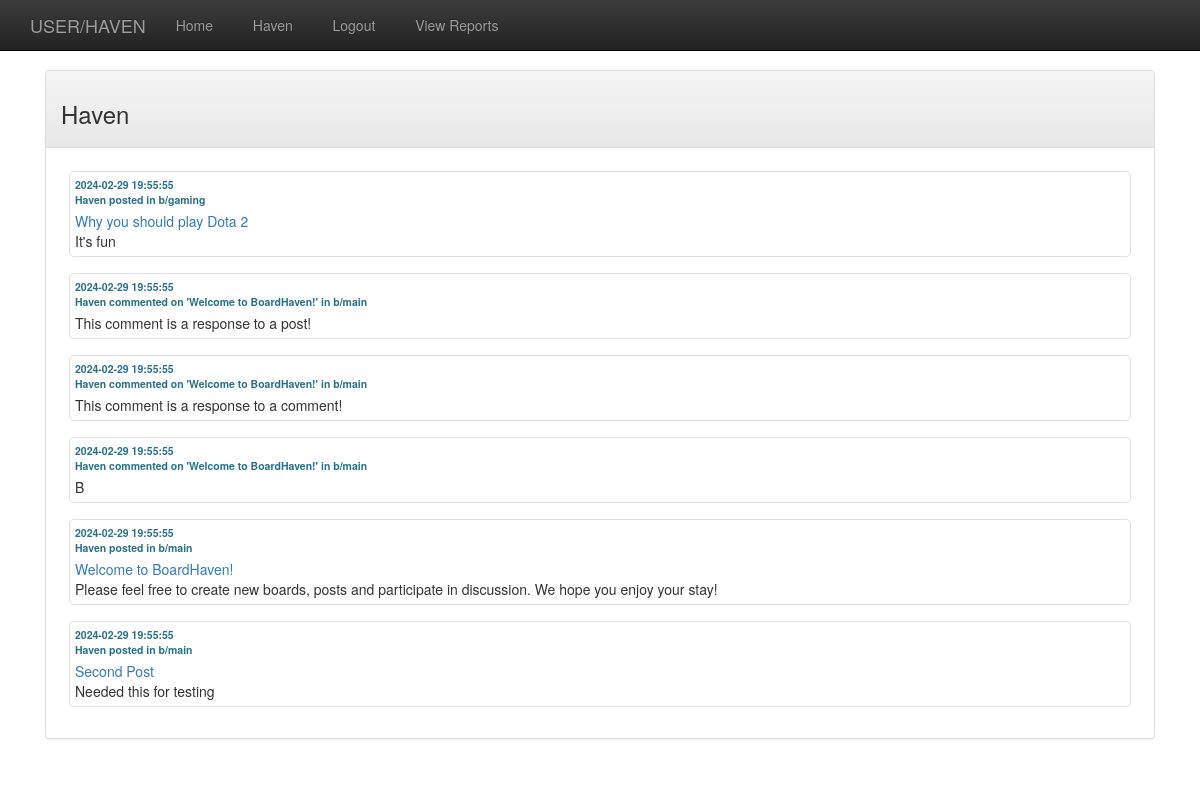
/index.php?pageID=user/Haven (signed in), run on the app's committed database.
### tables this page shows
CREATE TABLE IF NOT EXISTS `user` (
  `Id` int(10) unsigned NOT NULL AUTO_INCREMENT,
  `Username` varchar(45) NOT NULL,
  `Email` varchar(45) NOT NULL,
  `Password` varchar(45) NOT NULL,
  `TimeCreated` datetime NOT NULL DEFAULT current_timestamp(),
  PRIMARY KEY (`Id`),
  UNIQUE KEY `Username_UNIQUE` (`Username`)
);

CREATE TABLE IF NOT EXISTS `board` (
  `Id` int(11) unsigned NOT NULL AUTO_INCREMENT,
  `Name` varchar(45) NOT NULL,
  `Founder` int(10) unsigned NOT NULL,
  `TimeCreated` datetime NOT NULL DEFAULT current_timestamp(),
  `Rules` text DEFAULT NULL,
  PRIMARY KEY (`Id`),
  UNIQUE KEY `unique_name` (`Name`),
  KEY `board_user_FK` (`Founder`),
  CONSTRAINT `board_user_FK` FOREIGN KEY (`Founder`) REFERENCES `user` (`Id`)
);

### classlib/baseClasses/Controller.php (called while the page is built, shortened)
<?php
abstract class Controller implements ControllerInterface{
    public function run() {
        $this->updateView();
    }
    public function getUserInputs() {
        $this->getArray = filter_input_array(INPUT_GET) ;
    }
}

### classlib/baseClasses/PanelModel.php (called while the page is built, shortened)
<?php
abstract class PanelModel implements PanelModelInterface {
    function __construct($user,$db,$postArray,$pageTitle,$pageHead,$pageID) {
        $this->pageID=$pageID;
        $this->setPanelHead_1();
        $this->setPanelContent_1();
    }
}

### classlib/system/Submission.php (called while the page is built, shortened)
<?php
class Submission {
    private $author_name;
    public function author_name() { return $this->author_name; }
    private $time_created;
    public function time_created() { return $this->time_created; }
    private $title;
    public function title() { return $this->title; }
    private $content;
    public function content() { return $this->content; }
    private $post_id;
    public function post_id() { return $this->post_id; }
    private $board_id;
    public function board_id() { return $this->board_id; }
    private $board_name;
    public function board_name() { return $this->board_name; }
    public function __construct($row) {
        $this->author_name = $row['author_name'];
        $this->time_created = $row['time_created'];
        $this->title = $row['title'];
        $this->content = $row['content'];
        $this->post_id = $row['post_id'];
        $this->board_id = $row['board_id'];
        $this->board_name = $row['board_name'];
    }
}

### classlib/baseClasses/TableEntity.php (called while the page is built, shortened)
<?php
class TableEntity {
    function __construct ($databaseConnection,$tableName){
        $this->db=$databaseConnection;
    }
}

### classlib/entities/SubmissionTable.php (called while the page is built, shortened)
<?php
class SubmissionTable extends TableEntity {
    public function get_user_submissions($userId) {
        $this->SQL = "
            SELECT
                submission.Type as type,
                submission.Id as id,
                submission.Author as author_id,
                user.Username as author_name,
                submission.TimeCreated as time_created,
                submission.Title as title,
                submission.Content as content,
                submission.Post as post_id,
                submission.Board as board_id,
                board.Name as board_name
            FROM submission
            INNER JOIN board ON submission.Board = board.Id
            INNER JOIN user ON submission.Author = user.Id
            WHERE submission.Author = '$userId'
            ORDER BY submission.TimeCreated DESC
        ";
        $rs = $this->db->query($this->SQL);
        return $rs;
    }
}

### classlib/entities/UserTable.php (called while the page is built, shortened)
<?php
class UserTable extends TableEntity {
    public function get_id_by_username($username) {
        $this->SQL = "SELECT Id FROM user WHERE Username='$username'";
        $rs = $this->db->query($this->SQL);
        $row = $rs->fetch_assoc();
        return $row['Id'];
    }
}

### classlib/system/User.php (called while the page is built, shortened)
<?php
class User {
    protected $username;
    public function username() { return $this->username; }
    function __construct($session, $database, $encrypt_pw) {
        $this->username = $session->user_username();
    }
}

### classlib/system/Session.php (called while the page is built, shortened)
<?php
class Session {
    private $user_username;
    public function user_username() { return $this->user_username; }
    public function __construct(){
        if (isset($_SESSION['user_username'])) {
            $this->user_username = $_SESSION['user_username'];
        }
        else {
            $_SESSION['user_username'] = NULL;
            $this->user_username = NULL;
        }
    }
}

### classlib/helperClasses/htmlGenComment.php (the view, shortened to what this page needs)
<?php
function submission($submission)
{
    $output = '';
    if ($submission->type() == 1) {
        $output = '
        <div class="submission">
            <div class="header">
                <p class="tagline">' . $submission->time_created() . '</p>
                <p class="tagline">
                    ' . $submission->author_name() . '
                    commented on
                    \'<a href="' . $_SERVER['PHP_SELF'] . '?pageID=b/' . $submission->board_name() . '/' . $submission->post_id() . '">' . $submission->title() . '</a>\'
                    in
                    <a href="' . $_SERVER['PHP_SELF'] . '?pageID=b/' . $submission->board_name() . '">b/' . $submission->board_name() . '</a>
                </p>
            </div>
            <p class="text">
                ' . $submission->content() . '
            </p>
        </div>
    ';
    } else if ($submission->type() == 2) {
        $output = '
        <div class="submission">
            <div class="header">
                <p class="tagline">' . $submission->time_created() . '</p>
                <p class="tagline">
                    ' . $submission->author_name() . '
                    posted in
                    <a href="' . $_SERVER['PHP_SELF'] . '?pageID=b/' . $submission->board_name() . '">b/' . $submission->board_name() . '</a>
                </p>
            </div>
            <p><a href="' . $_SERVER['PHP_SELF'] . '?pageID=b/' . $submission->board_id() . '/' . $submission->post_id() . '">' . $submission->title() . '</a></p>
            <p class="text">
                ' . $submission->content() . '
            </p>
        </div>
    ';
    }
    return $output;
}

### controllers/AdminController.php (shortened to what this page needs)
<?php
class AdminController extends Controller {
    public function updateView() {
        if (isset($this->getArray['pageID'])) {
            $page = explode('/',$this->getArray['pageID']);
            switch ($page[0]) {
                case 'user':
                    if (isset($page[1])) {
                        $contentModel = new AdminUserPage($this->user, $this->db, $this->postArray, $this->pageTitle, strtoupper($this->getArray['pageID']), $this->getArray['pageID']);
                        $navigationModel = new NavigationAdmin($this->user, $this->getArray['pageID']);
                        include_once 'views/view_navbar_1_panel.php';
                    }
                    break;
            }
        }
    }
}

### models/panelContent/administrator/AdminUserPage.php (shortened to what this page needs)
<?php
class AdminUserPage extends PanelModel
{
    function __construct($user, $db, $postArray, $pageTitle, $pageHead, $pageID)
    {
        parent::__construct($user, $db, $postArray, $pageTitle, $pageHead, $pageID);
    }
    public function setPanelHead_1()
    {
        $b = explode('/', $this->pageID)[1];
        $this->panelHead_1 = '<h3>' . $b . '</h3>';
    }
    public function setPanelContent_1()
    {
        $subTable = new SubmissionTable($this->db);
        $userTable = new UserTable($this->db);
        $rs = $subTable->get_user_submissions($userTable->get_id_by_username(explode('/', $this->pageID)[1]));
        while ($row = $rs->fetch_assoc()) {
            $s = new Submission($row);
            $this->panelContent_1 .= \htmlGen\submission($s);
        }
    }
}

### models/navigationBarContent/NavigationAdmin.php (shortened to what this page needs)
<?php
class NavigationAdmin implements NavigationInterface {
    protected $pageID;
    protected $user;
    function __construct($user,$pageID) {
        $this->user=$user;
        $this->pageID=$pageID;
        $this->setmenuNav();
    }
    public function setmenuNav() {
        $this->menuNav='';
        switch ($this->pageID) {
            default:
                $this->menuNav.='<li><a href="'.$_SERVER['PHP_SELF'].'?pageID=home">Home</a></li>';
                $this->menuNav .= '<li><a href="' . $_SERVER['PHP_SELF'] . '?pageID=user/'.$this->user->username().'">'.$this->user->username().'</a></li>';
                $this->menuNav .= '<li><a href="' . $_SERVER['PHP_SELF'] . '?pageID=logout">Logout</a></li>';
                $this->menuNav .= '<li><a href="' . $_SERVER['PHP_SELF'] . '?pageID=reports">View Reports</a></li>';
                break;
        }
    }
}

### views/view_navbar_1_panel.php (shortened to what this page needs)
<?php
extract($data);
?>
<!DOCTYPE html>
<html lang="en">
<head>
<link rel="stylesheet" href="https://maxcdn.bootstrapcdn.com/bootstrap/3.3.7/css/bootstrap.min.css"  >
<link rel="stylesheet" href="https://maxcdn.bootstrapcdn.com/bootstrap/3.3.7/css/bootstrap-theme.min.css" >
<link rel="stylesheet" href="CSS/Comment.css">
<link rel="stylesheet" href="CSS/Submission.css">
<link rel="stylesheet" href="CSS/Post.css">
</head>
<?php	if(CHAT_ENABLED){echo '<body onload="doTimer()">';}else {echo '<body>';}?>
<div class="container">
<nav role="navigation" class="navbar navbar-inverse navbar-fixed-top">
    <div class="container">
        <div class="navbar-header">
            <a href="#" class="navbar-brand"><?php echo $pageHeading?></a>
        </div>
        <div id="navbarCollapse" class="collapse navbar-collapse">
            <ul class="nav navbar-nav">
                <?php echo $menuNav; ?>
            </ul>
        </div>
    </div>
</nav>
<div class="container-fluid">
<div class="row">
    <div class="col-md-12" style="background-color:white;">
            <div class="panel panel-default">
              <div class="panel-heading"><?php echo $panelHead_1; ?></div>
              <div class="panel-body">
                    <?php echo $panelContent_1; ?>
              </div>
            </div>
    </div>
</div>
</div>
</div>

### index.php (shortened to what this page needs)
<?php
include_once 'config/database.php';
include_once 'classlib/baseClasses/Controller.php';
include_once 'classlib/baseClasses/PanelModel.php';
include_once 'classlib/baseClasses/TableEntity.php';
include_once 'classlib/system/Session.php';
include_once 'classlib/system/User.php';
include_once 'classlib/system/Submission.php';
include_once 'classlib/helperClasses/htmlGenComment.php';
include_once 'classlib/entities/UserTable.php';
include_once 'classlib/entities/SubmissionTable.php';
include_once 'controllers/AdminController.php';
include_once 'models/navigationBarContent/NavigationAdmin.php';
include_once 'models/panelContent/administrator/AdminUserPage.php';
try {
    $db = new mysqli($DBServer, $DBUser, $DBPass, $DBName, $DBportNr);
} catch (mysqli_sql_exception $e) {
     $errorNo=$e->getCode();
     $errorMsg=$e->getMessage();
}
$db->query("SET NAMES 'utf8'");
$session = new Session();
$user = new User($session, $db, FALSE);
if ($user->is_logged_in()) {
    if ($user->is_admin()) {
        $controller = new AdminController($user, $db, PAGE_TITLE);
    }
    else {
        $controller = new MemberController($user, $db, PAGE_TITLE);
    }
}
else $controller = new AnonController($user, $db, PAGE_TITLE);
$controller->run();
echo '</body></html>';

### CSS/Comment.css (style rules this page uses)
.tagline { font-weight: bold; font-size: 0.75em; color: #28718a; margin: 0; padding: 0; }
.tagline > a { color:inherit; }
.text { margin: 0; padding: 0; }
.nav li { float: left; padding-right: 0.7em; }

### CSS/Submission.css (style rules this page uses)
.submission { border: 1px solid #e1e1e1; border-radius: 5px; margin: 8px 8px 16px 8px; padding: 5px; }
.submission>p { margin: 0; padding: 0; }
.submission>.header { margin-bottom: 4px; }

### views/view_navbar_1_panel.php (style rules this page uses)
body { padding-top: 70px; }

### data on the page
user: Username "Haven Haven Haven"
board: Name "gaming"
board: Name "main main main", Name "main main"

### other printed values
$pageHeading "USER/HAVEN"
$this->user->username() "Haven"
$b "Haven"
$submission->time_created() "2024-02-29 19:55:55 2024-02-29 19:55:55 2024-02-29 19:55:55"
$submission->title() "Why you should play Dota 2 Welcome to BoardHaven! Second Post"
$submission->content() "It's fun Please feel free to create new boards, posts and participate in discussion. We hope you enjoy your stay! Needed this for testing"
$submission->title() "Welcome to BoardHaven! Welcome to BoardHaven! Welcome to BoardHaven!"
$submission->content() "This comment is a response to a post! This comment is a response to a comment! B"
